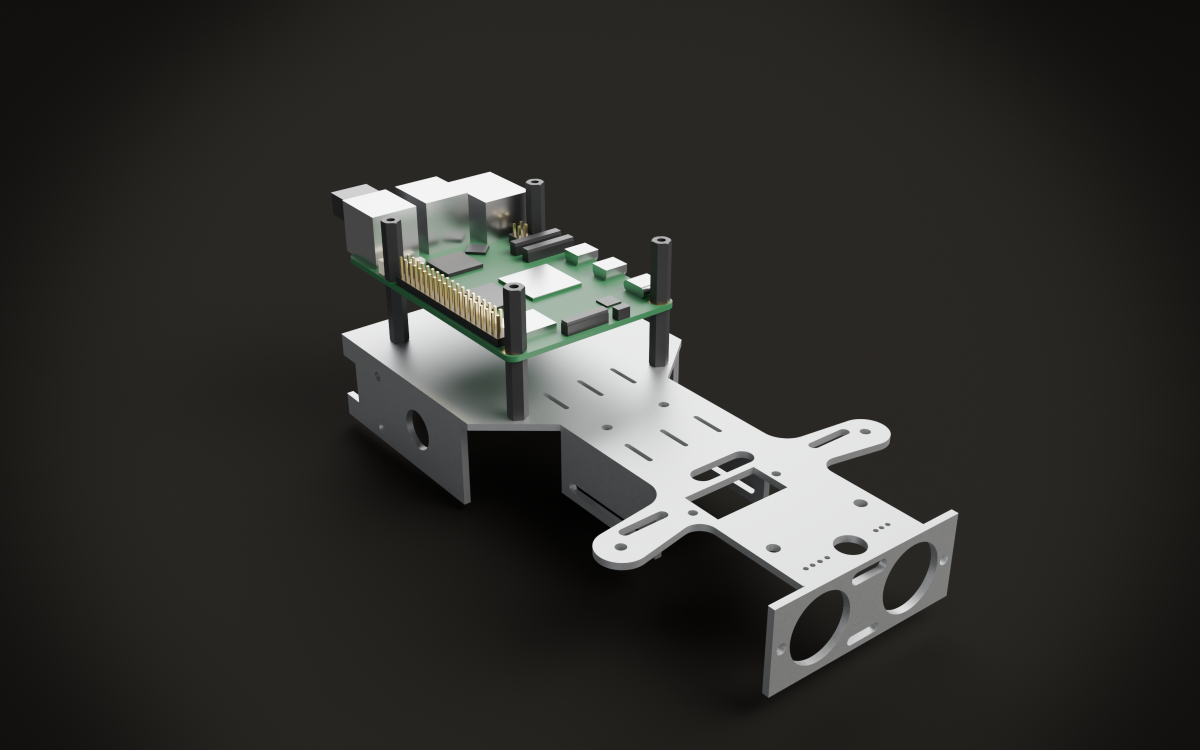
#> input picture digital-twin/presentation/blender/renders/2c1e54e47710-rpi5-S02.png, 2400 x 1500 px (shown at 1/2 size)
$ python hardware_photo.py ../../../../presentation/blender/renders/2c1e54e47710-rpi5-S02.png
#> lines starting #> are read from the running program, lines starting #| are printed output that depends on the picture
"""Reproducible reference-scaled silhouette measurements of private hardware photographs; instructional-grade, not metrology.

Scale comes from a photographed reference found by colour: either a payment card (ISO/IEC 7810 ID-1, 85.60 x 53.98 mm) or a US one-cent coin
(nominal 19.05 mm). The reference and the measured part are assumed near coplanar, so every value carries a relative-uncertainty floor that
is raised by the reference's own measured distortion. Output holds only derived numbers; no pixels are written.
"""
import argparse
import json
from pathlib import Path
import numpy as np
from PIL import Image
from scipy import ndimage

PENNY_MM = 19.05
CARD_MM = (85.60, 53.98)
UNCERTAINTY_FLOOR = 0.03  # coplanarity, lens and edge definition are not jointly bounded


def hsv_of(rgb):
    return np.asarray(Image.fromarray(rgb).convert('HSV'), dtype=np.float64)
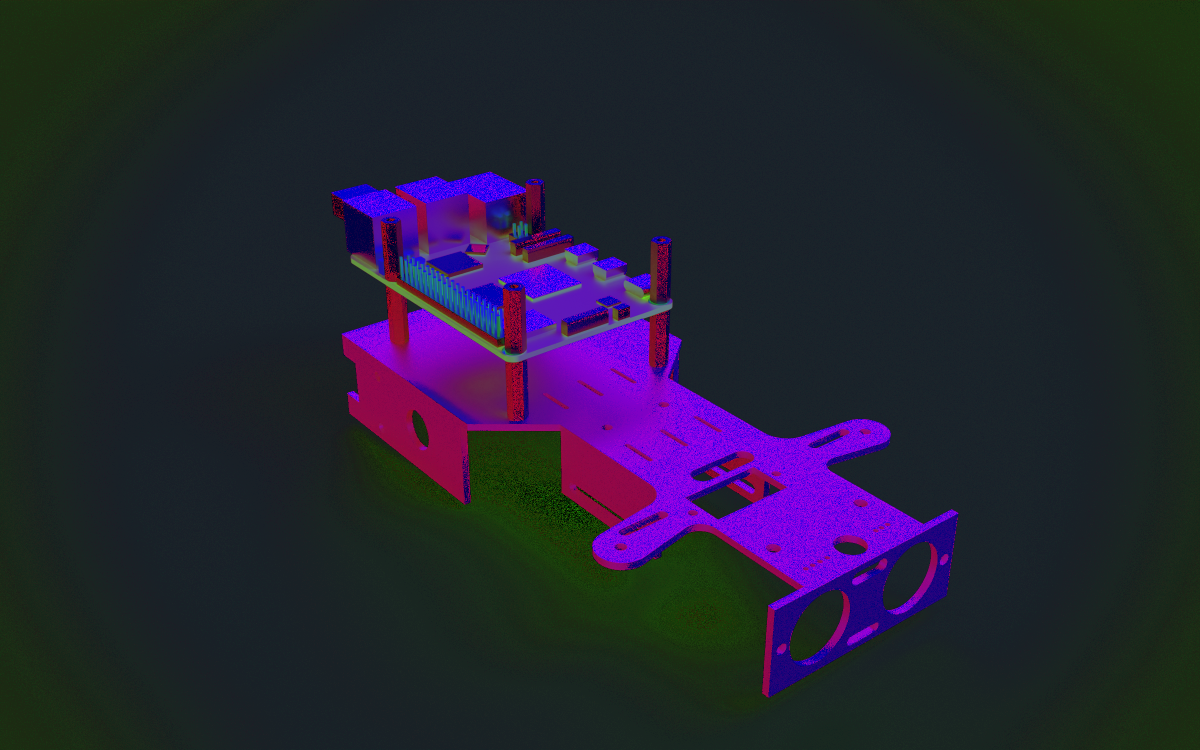
#> returned value: shape (1500, 2400, 3) float64 (shown at 1/2 size); mean of channels 0, 1, 2 36.3, 33.1, 50.5; drawn as R, G, B
#> in penny_scale, `mask = ndimage.binary_opening((hsv[..., 0] < 20) & (hsv[..., 1] > 20) ..`: mask: shape (1500, 2400) bool; every value is 0


def components(mask, minimum):
#> called with minimum = 5000
    labels, number = ndimage.label(mask)
#> labels: shape (1500, 2400) int32; every value is 0
#> number = 0
    counts = np.bincount(labels.ravel()); counts[0] = 0
#> after `counts = np.bincount(labels.ravel())`: counts = [3600000]
    return [labels == i for i in np.argsort(counts)[::-1][:number] if counts[i] >= minimum]


# [17 lines left out: functions principal, extents, shape_of, not called in this run]


def penny_scale(rgb):
    hsv = hsv_of(rgb)
    # Measured on the supplied photos: the coin is at hue 12-16 and the wood at 26-33 (PIL HSV, 0-255).
    mask = ndimage.binary_opening((hsv[..., 0] < 20) & (hsv[..., 1] > 20) & (hsv[..., 1] < 130) & (hsv[..., 2] > 60), iterations=2)
    mask = ndimage.binary_fill_holes(ndimage.binary_closing(mask, iterations=15))
    found = components(mask, 5000)
#> found = []
    coins = [m for m in found if shape_of(m)[0] > 0.85 and 0.6 < shape_of(m)[1] < 1.1]
#> coins = []
    if not coins:
#> (the run stopped early here; a loop or call above may not have finished)
